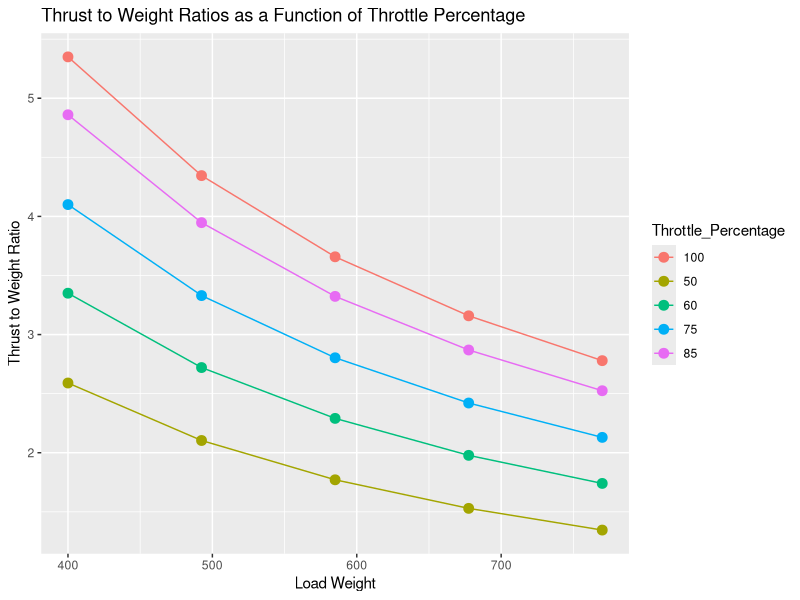
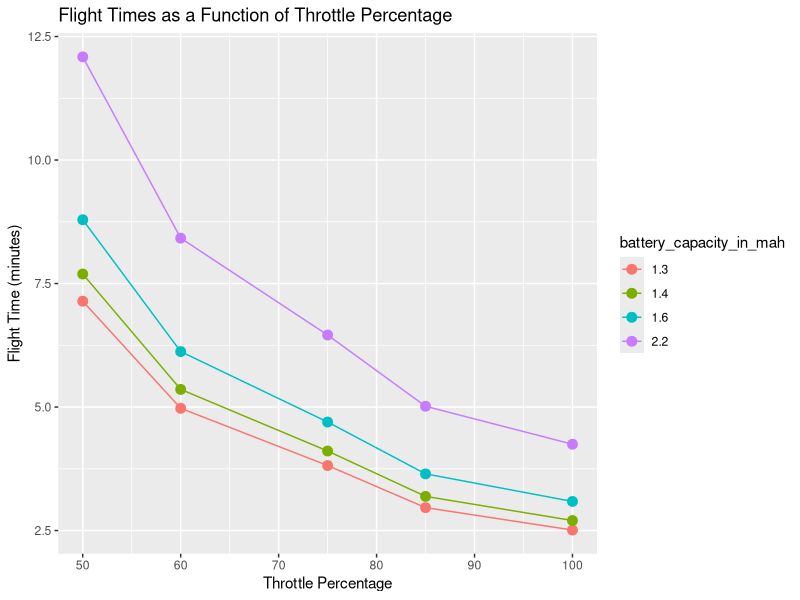

Write R code to recreate these figures, in order.
## ---- chunk 1
library(reshape2)
library(ggplot2)
## ---- chunk 2
num_motor<-4
load_weight<-seq(400,770,by=370/4)
total_motor_thrust<-num_motor*cbind(259/load_weight,335/load_weight,410/load_weight,486/load_weight,535/load_weight)
amps.per.motor<-c(3.9,5.6,7.3,9.4,11.1)
watts.per.motor<-c(43,62,81,104,123)
percentage.per.motor<-c(50,60,75,85,100)
total_motor_thrust<-data.frame(total_motor_thrust)
tmt<-data.frame(cbind(load_weight,total_motor_thrust))
names(tmt)<-c("load_weight",percentage.per.motor)

time<-seq(1,60,by=1)


bat<-data.frame(cbind(percentage.per.motor,4*amps.per.motor,60*((amps.per.motor*4/.7)/1.3)))
names(bat)<-c("Throttle_Percentage","Total_Current","Bat")


tmt<-reshape(tmt, 
  varying = c("50", "60", "75", "85", "100"), 
  v.names = "Thrust_to_weight_ratio",
  timevar = "Throttle_Percentage", 
  times = c("50", "60", "75", "85", "100"), 
  idvar = c("load_weight"),
  direction = "long")

ggplot(tmt, aes(x=load_weight, y = Thrust_to_weight_ratio)) + 
geom_line(aes(colour=Throttle_Percentage, group=Throttle_Percentage)) + geom_point(aes(colour=Throttle_Percentage),size=3) + xlab("Load Weight") + ylab("Thrust to Weight Ratio") + labs(title = "Thrust to Weight Ratios as a Function of Throttle Percentage")



batt<-cbind(time<-seq(1,60,by=12),percentage.per.motor,
battlife2.2<-(2.2/(amps.per.motor*4*.7))*60,
battlife1.3<-(1.3/(amps.per.motor*4*.7))*60,
battlife1.4<-(1.4/(amps.per.motor*4*.7))*60,

battlife1.6<-(1.6/(amps.per.motor*4*.7))*60)



batt<-data.frame(batt)

names(batt)<-c("time","percent","2.2","1.3","1.4","1.6")


batree<-reshape(batt, 
  varying = c("2.2", "1.3", "1.4", "1.6"), 
  v.names = "flight_time",
  timevar = "battery_capacity_in_mah", 
  times = c("2.2", "1.3", "1.4", "1.6"), 
  direction = "long")



ggplot(batree, aes(x=percent,y = flight_time)) + 
geom_line(aes(colour=battery_capacity_in_mah, group=battery_capacity_in_mah)) + geom_point(aes(colour=battery_capacity_in_mah),size=3) + xlab("Throttle Percentage") + ylab("Flight Time (minutes)") + labs(title = "Flight Times as a Function of Throttle Percentage")



